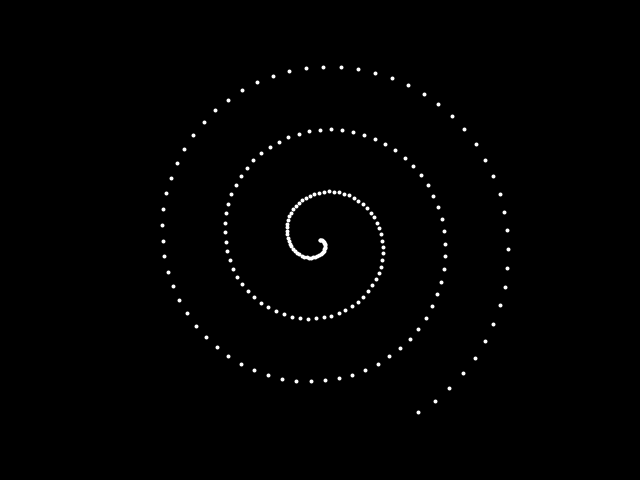
Frame 1 (no input)
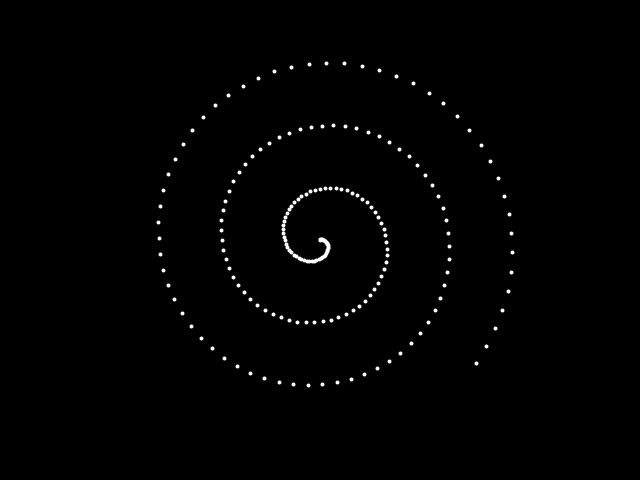
Frame 60 (the mouse pressed at the canvas centre just before this capture)
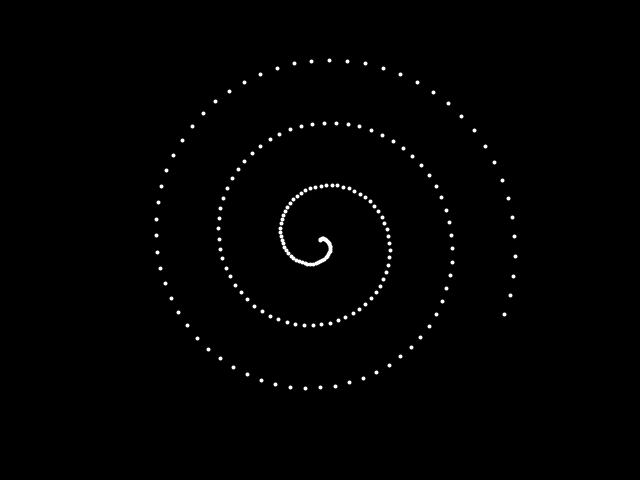
Frame 120 (the mouse held since frame 60 and released just before this capture)

The Processing sketch that drew these frames (run headless with seeded random() and noise(); from frame 60 on, the mouse is pressed at the canvas centre):

// Processing sketch: trigonometri_4_pde
// ── trigonometri_4_pde.pde
int frame = 0;

void setup ()
{
  size (640, 480);
  smooth();
}

void draw ()
{
  background (0, 0, 0);
  int numberOfPoints = 200;
  
  stroke (255, 255, 255);
  strokeWeight(4);
  noFill();
  
    for (int i = 0; i < numberOfPoints; i++) 
    {
      point (width / 2 + cos((frame + i) * 0.10) * i, height / 2 + sin((frame + i) * 0.10) * i);
    }
    
  frame++;
}
